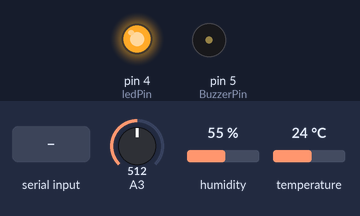
This sketch was run on a simulated Arduino Uno, built with avr-gcc and run on an emulated ATmega328P. Parts: output pins drawn as LEDs (lit = HIGH), buzzer (waves = sounding). The inputs (shaded band) are chosen by the test bench; at power-on: A3 = 512, temperature 24 °C, humidity 55 %. What the sketch prints to the serial monitor is not drawn.

Above: at 1.2 s.
1.3 s: "1" received over Serial
At 2.1 s:
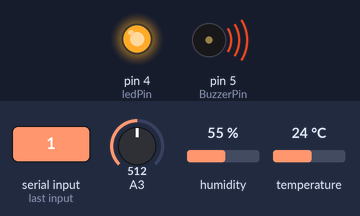
2.8 s: A3 set to 491
8.8 s: A3 set to 464
10.7 s: temperature set to 11 °C
16.7 s: temperature set to 8 °C
Timing chart, 0 to 19.7 s (numbered marks = the images above; inputs shaded):
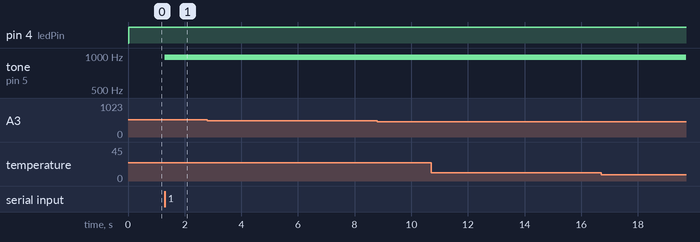

The sketch:

arduino_control.ino
```cpp
#include "DHT.h"

#define DHTPIN 3
#define DHTTYPE DHT11   // DHT 11

int BuzzerPin = 5;
const int ledPin = 4;     // the number of the LED pin, D3
int ledState = LOW;       // the state of the LED
DHT dht(DHTPIN, DHTTYPE);

void setup() {
  // put your setup code here, to run once:
  pinMode(ledPin, OUTPUT);
  pinMode(BuzzerPin, OUTPUT);
  digitalWrite(ledPin, ledState);
  Serial.begin(9600);
  dht.begin();

}

void loop() {
  // put your main code here, to run repeatedly:
  float temp, humi;
  int input;
  int light = analogRead(A3);
  temp = dht.readTemperature();
  humi = dht.readHumidity();
  light = map(light, 0, 800, 0, 10); // map light, 10 bright, 0 dark
  digitalWrite(ledPin, HIGH); // turn on light of LED button
  if (Serial.available() > 0){
      input = Serial.read();
  } else {
    input = 0;
  }

  if (input > 10){
    analogWrite(BuzzerPin, 128);
    delay(1000);
    analogWrite(BuzzerPin, 0);
    delay(0);
  }
  if (light <= 5){
    Serial.print("Dark");
    Serial.print(' ');
    Serial.print(temp);
    Serial.print(' ');
    Serial.print(humi);
    Serial.println();
  } else {
    Serial.print("Light");
    Serial.print(' ');
    Serial.print(temp);
    Serial.print(' ');
    Serial.print(humi);
    Serial.println();
  }
  delay(5);

}
```

Measured:
- after the input at 1.3 s, tone on pin 5 (BuzzerPin): silent → 977 Hz at once
- after the input at 2.8 s, every drawn part: stays the same
- after the input at 8.8 s, every drawn part: stays the same
- after the input at 10.7 s, every drawn part: stays the same
- after the input at 16.7 s, every drawn part: stays the same
